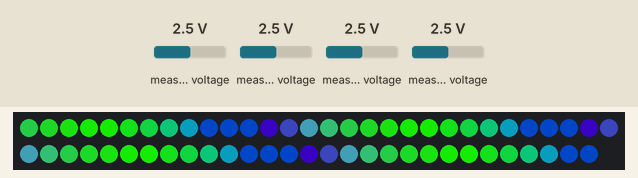
Bench run of a sketch on a simulated Arduino Uno, built with avr-gcc and run on an emulated ATmega328P. On the bench: 59 RGB LEDs in strip order, left to right, continuing on the next row. The test bench sets the inputs (shaded band); at power-on: measured voltage 2.5 V. Dim RGB values are drawn brighter than linear; what the sketch prints to the serial monitor is not drawn.

Above: at 1.2 s.
1.3 s: measured voltage (sensor 200) set to 0.1 V
At 1.39 s:
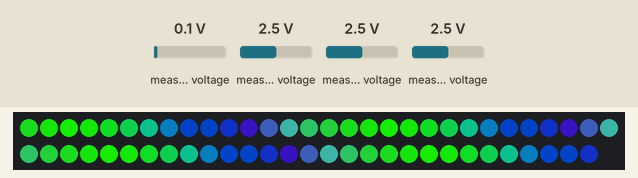
4.3 s: measured voltage (sensor 201) set to 0.1 V
At 4.46 s:
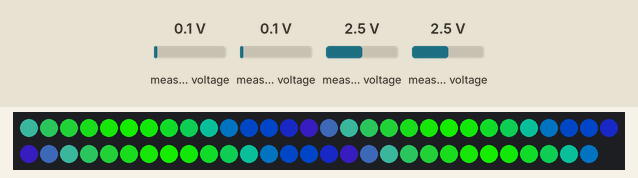
Timing chart, 0 to 7.3 s (numbered marks = the images above; inputs shaded):
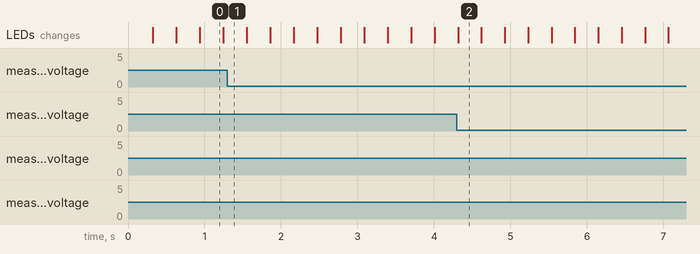

The sketch:

patterns_fastled_temp.ino
```cpp
#include <FastLED.h>
#include <Wire.h>
#include <Adafruit_ADS1015.h>

Adafruit_ADS1015 ads1115;

#define LED_PIN 2
#define NUM_LEDS 59
CRGB leds[NUM_LEDS];

// Gradient palette "snodraegon_gp", originally from
// http://soliton.vm.bytemark.co.uk/pub/cpt-city/rc/tn/snodraegon.png.index.html
// converted for FastLED with gammas (2.6, 2.2, 2.5)
// Size: 20 bytes of program space.


// Gradient palette "tashangel_gp", originally from
// http://soliton.vm.bytemark.co.uk/pub/cpt-city/rc/tn/tashangel.png.index.html
// converted for FastLED with gammas (2.6, 2.2, 2.5)
// Size: 24 bytes of program space.

DEFINE_GRADIENT_PALETTE( snodraegon_gp ) {
  0, 133, 68, 197,
  51,   2,  1, 33,
  101,  50, 35, 130,
  153, 199, 225, 237,
  204,  41, 187, 228,
  255, 133, 68, 197
};

// Gradient palette "trove_gp", originally from
// http://soliton.vm.bytemark.co.uk/pub/cpt-city/rc/tn/trove.png.index.html
// converted for FastLED with gammas (2.6, 2.2, 2.5)
// Size: 84 bytes of program space.

DEFINE_GRADIENT_PALETTE( trove_gp ) {
  0,  12, 23, 11,
  12,   8, 52, 27,
  25,  32, 142, 64,
  38,  55, 68, 30,
  51, 190, 135, 45,
  63, 201, 175, 59,
  76, 186, 80, 20,
  89, 220, 79, 32,
  101, 184, 33, 14,
  114, 137, 16, 15,
  127, 118, 20, 27,
  140,  79, 16, 35,
  153,  67,  8, 26,
  165,  22,  9, 42,
  178,  11,  3, 34,
  191,  58, 31, 109,
  204, 186, 49, 83,
  216, 182, 25, 55,
  229,  39, 90, 100,
  242,  15, 81, 132,
  255,  68, 135, 52
};

// Gradient palette "bluefly_gp", originally from
// http://soliton.vm.bytemark.co.uk/pub/cpt-city/rc/tn/bluefly.png.index.html
// converted for FastLED with gammas (2.6, 2.2, 2.5)
// Size: 16 bytes of program space.

DEFINE_GRADIENT_PALETTE( bluefly_gp ) {
  0,   0,  0,  0,
  63,   0, 39, 64,
  191, 175, 215, 235,
  255,   0,  0,  0
};
// Gradient palette "butterflytalker_gp", originally from
// http://soliton.vm.bytemark.co.uk/pub/cpt-city/rc/tn/butterflytalker.png.index.html
// converted for FastLED with gammas (2.6, 2.2, 2.5)
// Size: 28 bytes of program space.

DEFINE_GRADIENT_PALETTE( butterflytalker_gp ) {
  0,   1,  1,  6,
  51,   6, 11, 52,
  89, 107, 107, 192,
  127, 101, 161, 192,
  165, 107, 107, 192,
  204,   6, 11, 52,
  255,   0,  0,  0
};
// Gradient palette "daisyfae_gp", originally from
// http://soliton.vm.bytemark.co.uk/pub/cpt-city/rc/tn/daisyfae.png.index.html
// converted for FastLED with gammas (2.6, 2.2, 2.5)
// Size: 16 bytes of program space.

DEFINE_GRADIENT_PALETTE( daisyfae_gp ) {
  0,   4,  8,  0,
  86,  74, 91,  1,
  178, 161, 175, 41,
  255, 237, 139,  0
};

// Gradient palette "fairygarden_gp", originally from
// http://soliton.vm.bytemark.co.uk/pub/cpt-city/rc/tn/fairygarden.png.index.html
// converted for FastLED with gammas (2.6, 2.2, 2.5)
// Size: 24 bytes of program space.

// Gradient palette "halloween_gp", originally from
// http://soliton.vm.bytemark.co.uk/pub/cpt-city/rc/tn/halloween.png.index.html
// converted for FastLED with gammas (2.6, 2.2, 2.5)
// Size: 16 bytes of program space.

DEFINE_GRADIENT_PALETTE( halloween_gp ) {
  0, 173, 53,  1,
  127,   0,  0,  0,
  191, 173, 53,  1,
  255, 173, 53,  1
};


DEFINE_GRADIENT_PALETTE( fairygarden_gp ) {
  0,  55, 19, 103,
  51,  95, 32, 133,
  101, 167, 44, 162,
  153, 125, 182, 237,
  204,  84, 127, 207,
  255,  19, 40, 114
};

// Gradient palette "girlcat_gp", originally from
// http://soliton.vm.bytemark.co.uk/pub/cpt-city/rc/tn/girlcat.png.index.html
// converted for FastLED with gammas (2.6, 2.2, 2.5)
// Size: 20 bytes of program space.

DEFINE_GRADIENT_PALETTE( girlcat_gp ) {
  0, 173, 229, 51,
  73, 139, 199, 45,
  140,  46, 176, 37,
  204,   7, 88,  5,
  255,   0, 24,  0
};
// Gradient palette "hangonfatboy_gp", originally from
// http://soliton.vm.bytemark.co.uk/pub/cpt-city/rc/tn/hangonfatboy.png.index.html
// converted for FastLED with gammas (2.6, 2.2, 2.5)
// Size: 40 bytes of program space.

DEFINE_GRADIENT_PALETTE( hangonfatboy_gp ) {
  0, 215, 74,  6,
  30,  74, 22, 53,
  61,  18,  6, 27,
  96,   5, 36, 85,
  114,   1,  8, 30,
  140,   1,  8, 30,
  158,   5, 36, 85,
  193,  18,  6, 27,
  224,  74, 22, 53,
  255, 215, 74,  6
};
// Gradient palette "lailah1_gp", originally from
// http://soliton.vm.bytemark.co.uk/pub/cpt-city/rc/tn/lailah1.png.index.html
// converted for FastLED with gammas (2.6, 2.2, 2.5)
// Size: 48 bytes of program space.

DEFINE_GRADIENT_PALETTE( lailah1_gp ) {
  0,  13,  1,  4,
  28,  34,  5, 19,
  56,   1,  1,  3,
  79,   1,  1, 75,
  101,  31, 15,  4,
  127,  80, 43,  7,
  150,   1, 45, 27,
  173,  64, 252, 205,
  196,  20, 23,  2,
  216, 234, 252, 89,
  237,   8,  2,  6,
  255, 175, 70, 88
};
// Gradient palette "liahlah2_gp", originally from
// http://soliton.vm.bytemark.co.uk/pub/cpt-city/rc/tn/liahlah2.png.index.html
// converted for FastLED with gammas (2.6, 2.2, 2.5)
// Size: 40 bytes of program space.

DEFINE_GRADIENT_PALETTE( liahlah2_gp ) {
  0,  38, 73, 145,
  30,   7, 19, 51,
  56,  73, 40, 230,
  86,  55, 49, 182,
  112,  15, 135, 250,
  140, 125, 122, 212,
  170,  13, 55, 228,
  198, 123, 65, 228,
  229,   7, 19, 51,
  255,  38, 73, 145
};
// Gradient palette "otis_gp", originally from
// http://soliton.vm.bytemark.co.uk/pub/cpt-city/rc/tn/otis.png.index.html
// converted for FastLED with gammas (2.6, 2.2, 2.5)
// Size: 16 bytes of program space.

DEFINE_GRADIENT_PALETTE( otis_gp ) {
  0,  26,  1, 89,
  127,  17, 193,  0,
  216,   0, 34, 98,
  255,   0, 34, 98
};

// Gradient palette "purplefly_gp", originally from
// http://soliton.vm.bytemark.co.uk/pub/cpt-city/rc/tn/purplefly.png.index.html
// converted for FastLED with gammas (2.6, 2.2, 2.5)
// Size: 16 bytes of program space.

DEFINE_GRADIENT_PALETTE( purplefly_gp ) {
  0,   0,  0,  0,
  63, 239,  0, 122,
  191, 252, 255, 78,
  255,   0,  0,  0
};
// Gradient palette "quagga_gp", originally from
// http://soliton.vm.bytemark.co.uk/pub/cpt-city/rc/tn/quagga.png.index.html
// converted for FastLED with gammas (2.6, 2.2, 2.5)
// Size: 24 bytes of program space.

DEFINE_GRADIENT_PALETTE( quagga_gp ) {
  0,   1,  9, 84,
  40,  42, 24, 72,
  84,   6, 58,  2,
  168,  88, 169, 24,
  211,  42, 24, 72,
  255,   1,  9, 84
};
// Gradient palette "sunlitwave_gp", originally from
// http://soliton.vm.bytemark.co.uk/pub/cpt-city/rc/tn/sunlitwave.png.index.html
// converted for FastLED with gammas (2.6, 2.2, 2.5)
// Size: 32 bytes of program space.

DEFINE_GRADIENT_PALETTE( sunlitwave_gp ) {
  0,   5,  9, 84,
  45,  37, 24, 111,
  81,  16,  5, 59,
  112,  24,  1, 20,
  150,  34,  1,  2,
  198, 175, 36,  7,
  237, 208, 104, 16,
  255, 239, 211, 158
};

void setup() {
  Serial.begin(115200);
  ads1115.begin();  // Initialize ads1115

  // put your setup code here, to run once:
  FastLED.addLeds<WS2812, 2, GRB>(leds, NUM_LEDS);//.setCorrection(TypicalLEDStrip);
  //FastLED.setBrightness(127);
}

void loop() {
    int16_t adc0, adc1, adc2, adc3;

  adc0 = ads1115.readADC_SingleEnded(0);
  adc1 = ads1115.readADC_SingleEnded(1);
  adc2 = ads1115.readADC_SingleEnded(2);
  adc3 = ads1115.readADC_SingleEnded(3);
  Serial.print("AIN0: "); Serial.println(adc0);
  Serial.print("AIN1: "); Serial.println(adc1);
  Serial.print("AIN2: "); Serial.println(adc2);
  Serial.print("AIN3: "); Serial.println(adc3);
  Serial.println(" ");

  // put your main code here, to run repeatedly:
  CRGBPalette16 myPal = otis_gp;

  static uint8_t startIndex = 0;
  startIndex = startIndex + 1; /* higher = faster motion */

  fill_palette( leds, NUM_LEDS,
                startIndex, 16, /* higher = narrower stripes */
                myPal, 255, LINEARBLEND);

  FastLED.show();
  FastLED.delay(1000 / 240);
}
```
